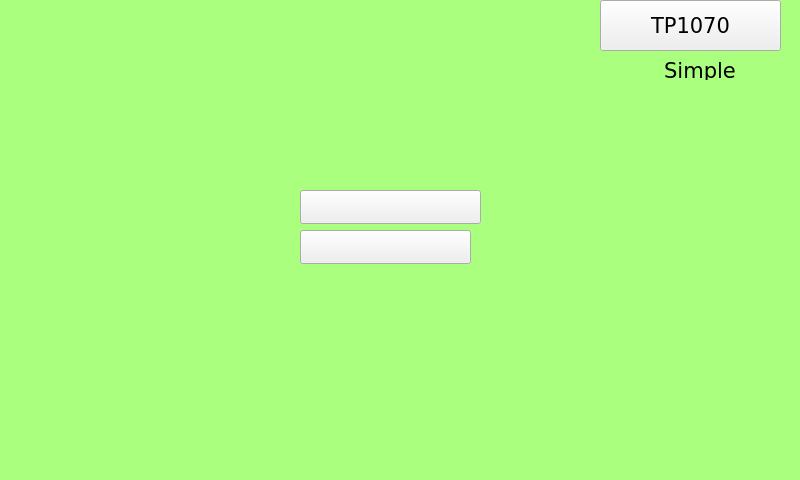
<?xml version="1.0" encoding="UTF-8"?>
<ui version="4.0">
 <class>page100</class>
 <widget class="QWidget" name="page100">
  <property name="geometry">
   <rect>
    <x>0</x>
    <y>0</y>
    <width>800</width>
    <height>480</height>
   </rect>
  </property>
  <property name="minimumSize">
   <size>
    <width>800</width>
    <height>480</height>
   </size>
  </property>
  <property name="maximumSize">
   <size>
    <width>800</width>
    <height>480</height>
   </size>
  </property>
  <property name="windowTitle">
   <string>page100</string>
  </property>
  <property name="styleSheet">
   <string notr="true">QWidget#page100
{
background-color: rgb(170, 255, 127);
}</string>
  </property>
  <widget class="ATCMdate" name="atcmDate">
   <property name="geometry">
    <rect>
     <x>300</x>
     <y>190</y>
     <width>181</width>
     <height>34</height>
    </rect>
   </property>
   <property name="font">
    <font>
     <family>DejaVu Sans Mono</family>
     <pointsize>16</pointsize>
    </font>
   </property>
   <property name="toolTip">
    <string>ATCM QDate</string>
   </property>
   <property name="whatsThis">
    <string>ATCMdate widget</string>
   </property>
   <property name="bgColor">
    <color>
     <red>170</red>
     <green>255</green>
     <blue>127</blue>
    </color>
   </property>
   <property name="borderWidth">
    <number>0</number>
   </property>
   <property name="borderRadius">
    <number>0</number>
   </property>
   <property name="format">
    <enum>ATCMdate::YYYY_MM_DD</enum>
   </property>
  </widget>
  <widget class="QLabel" name="label_Qt_Project">
   <property name="geometry">
    <rect>
     <x>640</x>
     <y>60</y>
     <width>120</width>
     <height>20</height>
    </rect>
   </property>
   <property name="font">
    <font>
     <family>DejaVu Sans</family>
     <pointsize>16</pointsize>
     <weight>50</weight>
     <bold>false</bold>
    </font>
   </property>
   <property name="styleSheet">
    <string notr="true">background-color: rgb(170, 255, 127);</string>
   </property>
   <property name="text">
    <string>Simple</string>
   </property>
   <property name="alignment">
    <set>Qt::AlignCenter</set>
   </property>
  </widget>
  <widget class="ATCMbutton" name="atcmButton_menu">
   <property name="geometry">
    <rect>
     <x>600</x>
     <y>0</y>
     <width>181</width>
     <height>51</height>
    </rect>
   </property>
   <property name="font">
    <font>
     <family>DejaVu Sans</family>
     <pointsize>16</pointsize>
     <weight>50</weight>
     <bold>false</bold>
    </font>
   </property>
   <property name="toolTip">
    <string/>
   </property>
   <property name="whatsThis">
    <string>ATCMbutton widget</string>
   </property>
   <property name="pageName">
    <string>menu</string>
   </property>
   <property name="statusvar">
    <string/>
   </property>
   <property name="viewStatus">
    <bool>false</bool>
   </property>
   <property name="refresh">
    <number>200</number>
   </property>
   <property name="visibilityVar">
    <string/>
   </property>
   <property name="bgColor">
    <color>
     <red>85</red>
     <green>255</green>
     <blue>255</blue>
    </color>
   </property>
   <property name="borderColor">
    <color>
     <red>0</red>
     <green>0</green>
     <blue>0</blue>
    </color>
   </property>
   <property name="text">
    <string>TP1070</string>
   </property>
   <property name="pressText">
    <string>TP1070</string>
   </property>
   <property name="borderWidth">
    <number>1</number>
   </property>
   <property name="borderRadius">
    <number>0</number>
   </property>
   <property name="apparence">
    <enum>QFrame::Raised</enum>
   </property>
  </widget>
  <widget class="ATCMtime" name="atcmTime">
   <property name="geometry">
    <rect>
     <x>300</x>
     <y>230</y>
     <width>171</width>
     <height>34</height>
    </rect>
   </property>
   <property name="font">
    <font>
     <family>DejaVu Sans Mono</family>
     <pointsize>16</pointsize>
    </font>
   </property>
   <property name="toolTip">
    <string>ATCM QTime</string>
   </property>
   <property name="whatsThis">
    <string>ATCMtime widget</string>
   </property>
   <property name="bgColor">
    <color>
     <red>170</red>
     <green>255</green>
     <blue>127</blue>
    </color>
   </property>
   <property name="borderWidth">
    <number>0</number>
   </property>
   <property name="borderRadius">
    <number>0</number>
   </property>
  </widget>
 </widget>
 <customwidgets>
  <customwidget>
   <class>ATCMbutton</class>
   <extends>QPushButton</extends>
   <header>atcmplugin.h</header>
  </customwidget>
  <customwidget>
   <class>ATCMdate</class>
   <extends>QPushButton</extends>
   <header>atcmplugin.h</header>
  </customwidget>
  <customwidget>
   <class>ATCMtime</class>
   <extends>QPushButton</extends>
   <header>atcmplugin.h</header>
  </customwidget>
 </customwidgets>
 <resources/>
 <connections>
  <connection>
   <sender>atcmButton_menu</sender>
   <signal>newPage(const char*,bool)</signal>
   <receiver>page100</receiver>
   <slot>goto_page(const char*,bool)</slot>
   <hints>
    <hint type="sourcelabel">
     <x>20</x>
     <y>20</y>
    </hint>
    <hint type="destinationlabel">
     <x>20</x>
     <y>20</y>
    </hint>
   </hints>
  </connection>
 </connections>
 <slots>
  <slot>goto_page(const char*,bool)</slot>
 </slots>
</ui>
